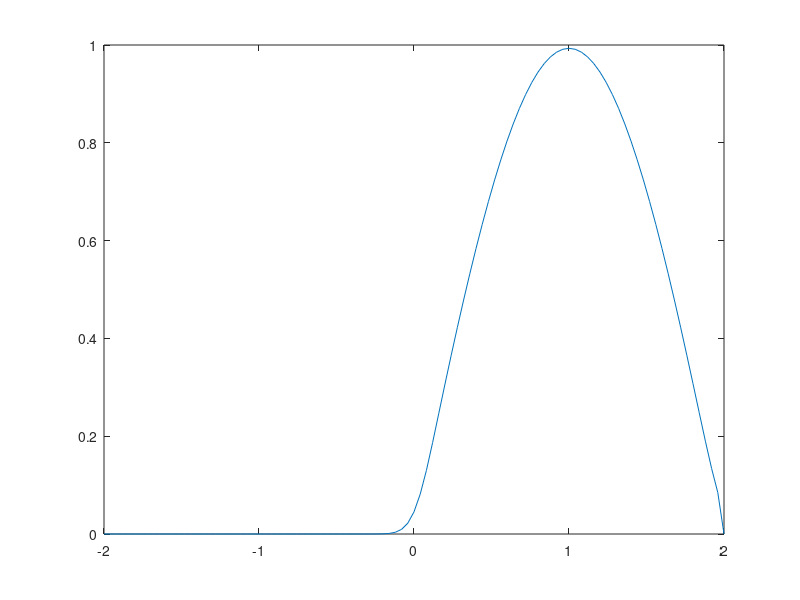

Recreate this plot in MATLAB.
% Godunov
function Godunov()
clc
close all
clear all
c = 1;
nx = 101;
nt = 30;
ax = -2;
bx = 2;
at = 0;
bt = 1;
x = linspace (ax, bx, nx);
t = linspace (at, bt, nt);
dt = (bt-at)/(nt-1);

m = c*((bt-at)*(nx-1))/((bx-ax)*(nt-1));


unot = zeros (1, nx);
k = find (x<=-1);
unot(k) = 0;
k = find (x > -1 & x<=1);
unot (k) = cos(pi * x(k) /2);
k = find (x>1);
unot(k) = 0;
plot (x, unot)
pause(1)
%hold all

v = zeros (nt , nx);
v(1,:) = unot;

% Boundary Conditions:

%v(:, 1) = 1;

for n = 2:nt
	for i = 2:nx-1
	v(n,i)= v(n-1,i+1)*max(0, (-1*m)) + v(n-1,i)*(1 - abs(m)) + max(0,m)*v(n-1,i-1);
	end 

end

for j = 2:nt
plot (x, v(j,:))
pause(0.1)
%hold all
end


